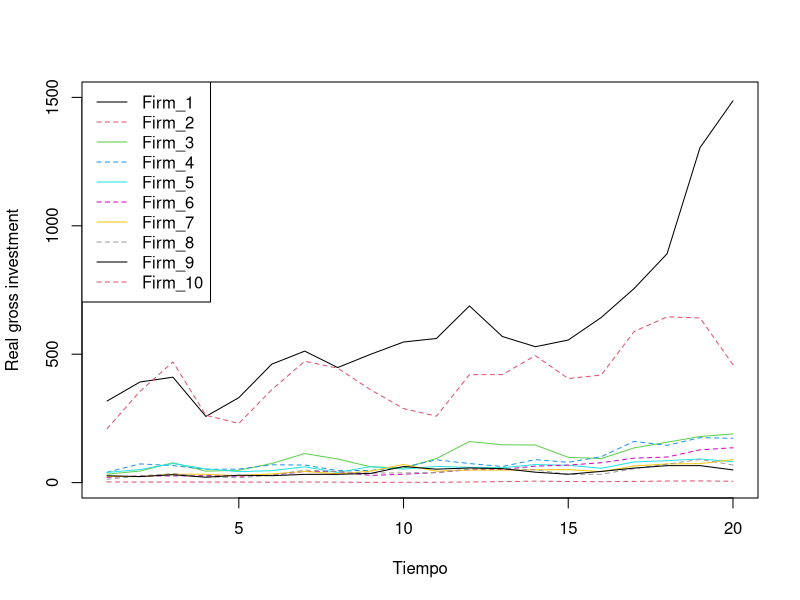

Here is the R script that generated this plot:
# Series de Tiempo, Diciembre de 2020
# Clase 23. Datos Panel -- Raíces unitarias para panel
#****************************************************************************************
#install.packages("plm")
#

library(plm)
library(ggplot2)
library(reshape2)

# 
#****************************************************************************************
# Download data from library PLM

data("EmplUK", package="plm")

data("Produc", package="plm")

data("Grunfeld", package="plm")

data("Wages", package="plm")

# 
#****************************************************************************************
# Describe data

names(Grunfeld)
#  Grunfeld data (Grunfeld 1958) comprising 20 annual observations on
#  the three variables real gross investment (invest), real value of 
# the firm (value), and real value of the capital stock (capital) 
# for 10 large US firms for the years 1935–1954

head(Grunfeld)

Invest <- data.frame(split( Grunfeld$inv, Grunfeld$firm )) # individuals in columns

names(Invest)

names(Invest) <- c("Firm_1", "Firm_2", "Firm_3", "Firm_4", "Firm_5", "Firm_6", "Firm_7",
                   "Firm_8", "Firm_9", "Firm_10")

names(Invest)

# 
#****************************************************************************************
# Plot:

plot(Invest$Firm_1, type = "l", col = 1, ylim = c(0, 1500), lty = 1,
     xlab = "Tiempo", ylab = "Real gross investment")
lines(Invest$Firm_2, type = "l", col = 2, lty = 2)
lines(Invest$Firm_3, type = "l", col = 3, lty = 1)
lines(Invest$Firm_4, type = "l", col = 4, lty = 2)
lines(Invest$Firm_5, type = "l", col = 5, lty = 1)
lines(Invest$Firm_6, type = "l", col = 6, lty = 2)
lines(Invest$Firm_7, type = "l", col = 7, lty = 1)
lines(Invest$Firm_8, type = "l", col = 8, lty = 2)
lines(Invest$Firm_9, type = "l", col = 9, lty = 1)
lines(Invest$Firm_10, type = "l", col = 10, lty = 2)
legend("topleft", legend=c("Firm_1", "Firm_2", "Firm_3", "Firm_4", "Firm_5",
                           "Firm_6", "Firm_7", "Firm_8", "Firm_9", "Firm_10"),
       col = c(1, 2, 3, 4, 5, 6, 7, 8, 9, 10), lty = 1:2)

# 
#****************************************************************************************
# Unit Root Test:

?purtest
# test specifies the type of test to be performed among 
# Levin et al. (2002), Im et al. (2003), Maddala and Wu (1999) and Hadri (2000)

# Consider Levin et al. (2002)
purtest(log(Invest), test = "levinlin", exo = "intercept", 
        lags = "AIC", pmax = 4)

## same via:

ts_LInvest <- ts(log(Invest), start = 1935, end = 1954, freq = 1)

ts_DLInvest <- diff(ts(log(Invest), start = 1935, end = 1954, freq = 1), 
                    lag = 1, differences = 1)

# 
purtest(ts_LInvest, test = "levinlin", exo = "intercept", 
        lags = "AIC", pmax = 4)

summary(purtest(ts_LInvest, test = "levinlin", exo = "intercept", 
                lags = "AIC", pmax = 4))

#
purtest(ts_DLInvest, test = "levinlin", exo = "intercept", 
        lags = "AIC", pmax = 4)

summary(purtest(ts_DLInvest, test = "levinlin", exo = "intercept", 
                lags = "AIC", pmax = 4))

# Consider Im-Pesaran-Shin Unit-Root Test (2003)

purtest(ts_LInvest, test = "ips", exo = "intercept", 
        lags = "AIC", pmax = 4)

summary(purtest(ts_LInvest, test = "ips", exo = "intercept", 
                lags = "AIC", pmax = 4))

#
purtest(ts_DLInvest, test = "ips", exo = "intercept", 
        lags = "AIC", pmax = 4)

summary(purtest(ts_DLInvest, test = "ips", exo = "intercept", 
                lags = "AIC", pmax = 4))
